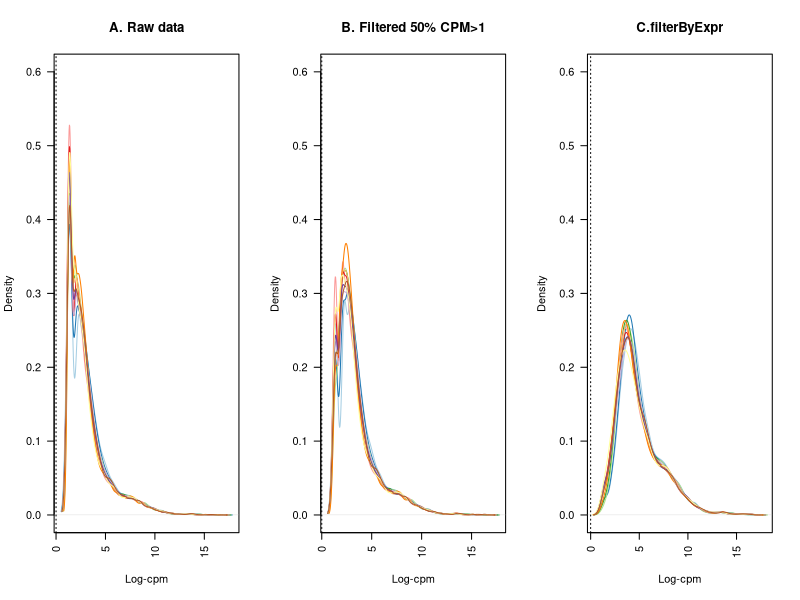
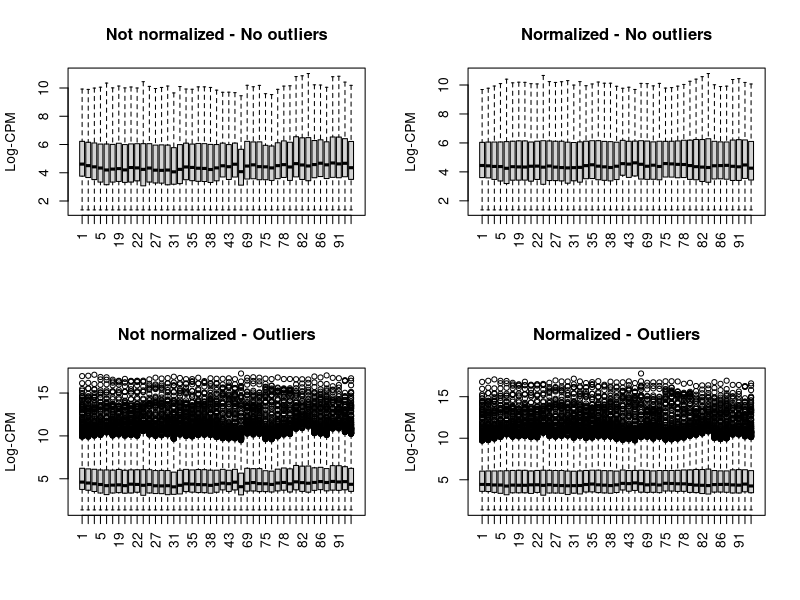
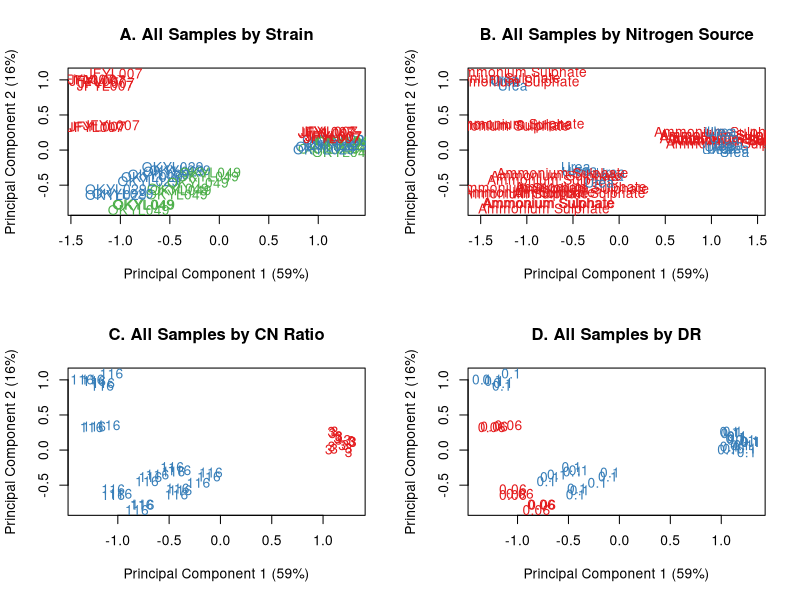
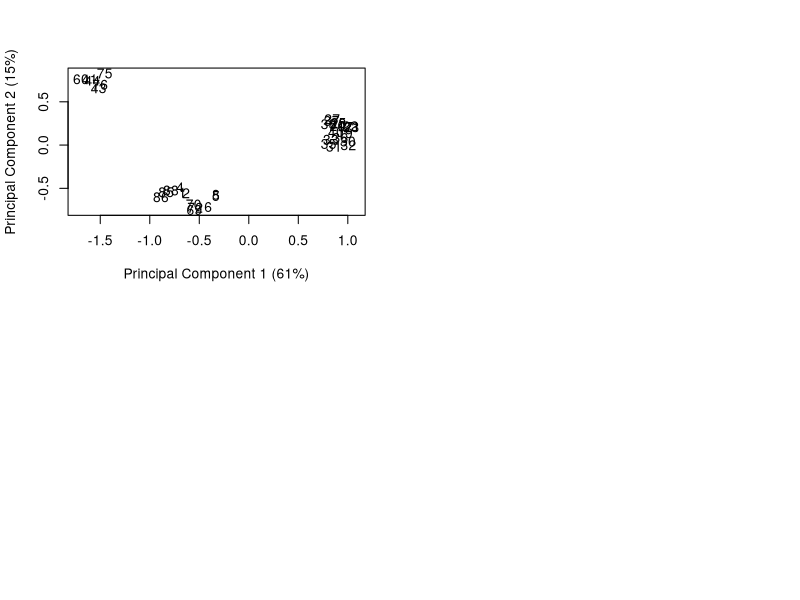
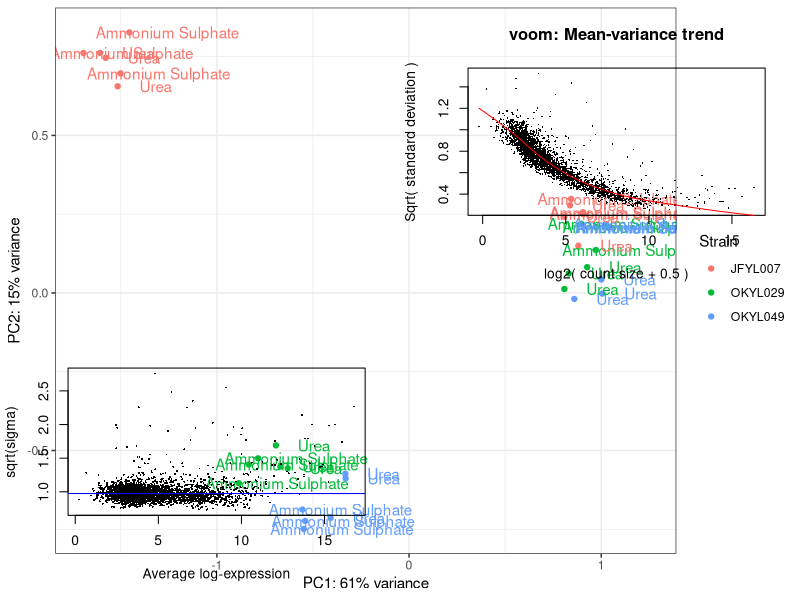
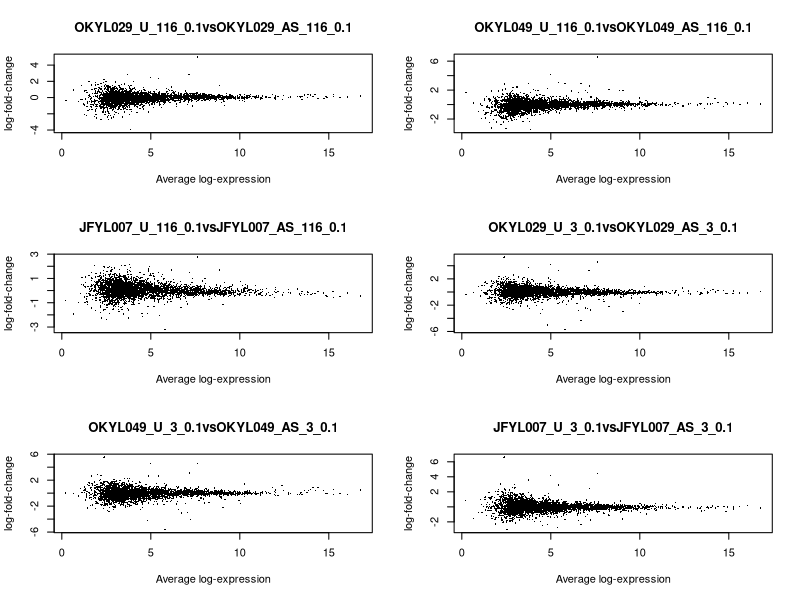
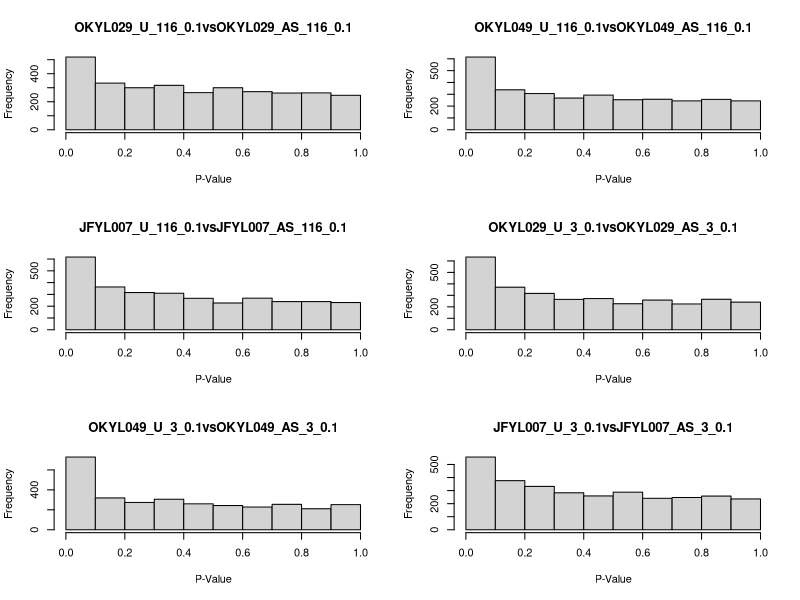

Recreate these plots in R, in order.
## ---- chunk 1
library(limma)
library(edgeR)
library(tidyverse)
library(RColorBrewer)

if (!dir.exists("../results/")){dir.create("../results/")}
if (!dir.exists("../results/")){dir.create("../results/Reports/")}

## ---- chunk 2
gene_counts <- read.delim("../data/merged_gene_counts.txt", skip =0 ) #import file with gene counts
metadata <- read.delim('../data/metadata_samples.txt', skip =0) #import file with metadata and proper group names
cols <- c("Strain","NitrogenSource","CN_Ratio","DR","group","Overexpression","Deletion") #columns to convert to factor
metadata[cols] <- lapply(metadata[cols], factor) #convert column to factors
rownames(gene_counts) <- gene_counts$Geneid #use gene names as row names
gene_counts <- gene_counts[,-1:-2] #remove columns that do not contain count data
colnames(gene_counts) <- gsub('P20604_|_S.*', '', colnames(gene_counts)) #rename columns
gene_counts <- gene_counts[,order(names(gene_counts))] #placing samples in order
colnames(gene_counts) <- as.character(metadata$ID) #rename rows so that they have our ID (not NGI_ID)

#Create DGEList and add the metadata of the samples
x <- DGEList(counts = gene_counts, genes = rownames(gene_counts), samples = metadata) #create DGEList
x$samples <- dplyr::select(x$samples, -c("NGISampleID")) #remove non-necessary columns
rm("metadata", "cols") #remove dataframe used to add the metadata

## ---- chunk 3
#Normalize for library size, by taking the log count-per-million. It's not a satisfactory normalization, but we just use it to plot raw reads
cpm <- cpm(x)
lcpm <- cpm(x, log = T)

#Plot raw logCPM reads before filtering
par(mfrow = c(1, 3)) #set graph panel layout aesthetics 

nsamples <- ncol(x)
col <- brewer.pal(nsamples, "Paired") # Ignore warning, some samples will have identical color.
plot(density(lcpm[, 1]),col = col[1],ylim = c(0, 0.6), las = 2, 
     main = "A. Raw data",
     xlab = "Log-cpm")
abline(v = 0, lty = 3)
for (i in 2:nsamples) {
  den <- density(lcpm[, i])
  lines(den$x, den$y, col = col[i])
}

#Filter: for each gene at least 50% of the samples should have a CPM value higher than 1.
keep.exprs1 <- rowSums(cpm > 1) >= 45*0.5
x_Filtered_1 <- x[keep.exprs1, keep.lib.sizes = FALSE]

lcpm <- cpm(x_Filtered_1, log = T)
plot(
  density(lcpm[, 1]),
  col = col[1],
  ylim = c(0, 0.6),
  las = 2,
  main = "B. Filtered 50% CPM>1",
  xlab = "Log-cpm")
abline(v = 0, lty = 3)
for (i in 2:nsamples) {
  den <- density(lcpm[, i])
  lines(den$x, den$y, col = col[i])
}

#Filter with filterByExpr function
keep.exprs2 <- filterByExpr(x, group = x$samples$group,
                            lib.size = x$samples$lib.size)
x_Filtered_2 <- x[keep.exprs2, keep.lib.sizes = FALSE]

lcpm <- cpm(x_Filtered_2, log = T)

plot(density(lcpm[, 1]),col = col[1],ylim = c(0, 0.6), las = 2,
     main = "C.filterByExpr",
     xlab = "Log-cpm")
abline(v = 0, lty = 3)
for (i in 2:nsamples) {
  den <- density(lcpm[, i])
  lines(den$x, den$y, col = col[i])
}

## ---- chunk 4
#Decided to continue working with data filtered with filterByExpr ("x_Filtered_2)
rm(list=ls()[!(ls() %in% c("gene_counts", "x_Filtered_2"))]) #clean the working environment

x_Filtered_2_TMM <- calcNormFactors(x_Filtered_2, method = "TMM") #perform TMM normalization
lcpm_x_Filtered_2 <- cpm(x_Filtered_2, log = TRUE) #calculate lcpm of non-normalized data
lcpm_x_Filtered_2_TMM <- cpm(x_Filtered_2_TMM, log = TRUE) #calculate lcpm of normalized data

#boxplot to check effect normalization (without outliers)
par(mfrow=c(2,2))
boxplot(lcpm_x_Filtered_2, las= 3, outline = FALSE, main = "Not normalized - No outliers", ylab = "Log-CPM")
boxplot(lcpm_x_Filtered_2_TMM, las = 3, outline = FALSE, main = "Normalized - No outliers", ylab = "Log-CPM")

#boxplot to check effect normalization (with outliers)
boxplot(lcpm_x_Filtered_2, las= 3, outline = TRUE, main = "Not normalized - Outliers", ylab = "Log-CPM")
boxplot(lcpm_x_Filtered_2_TMM, las = 3, outline = TRUE, main = "Normalized - Outliers", ylab = "Log-CPM")
## ---- chunk 5
#Create a normalized gene count list and export it
tmm <- cpm(x_Filtered_2_TMM)
saveRDS(tmm, file = "../results/TMM_Normalized_GeneCounts.rds")

## ---- chunk 6
rm(list=ls()[!(ls() %in% c("gene_counts", "x_Filtered_2_TMM", "lcpm_x_Filtered_2_TMM"))]) #clean the working environment

#Generate MDS plots: good to see if there are any outliers in the data and to see what's clustering
#MDS plot for all the samples, colored by different conditions
par(mfrow = c(2, 2))

col.group <- x_Filtered_2_TMM$samples$Strain
levels(col.group) <- brewer.pal(nlevels(col.group), "Set1")
col.group <- as.character(col.group)
plotMDS(lcpm_x_Filtered_2_TMM, labels = x_Filtered_2_TMM$samples$Strain,col = col.group, gene.selection = "common")
title(main = "A. All Samples by Strain")

col.group <- x_Filtered_2_TMM$samples$NitrogenSource
levels(col.group) <- brewer.pal(nlevels(col.group), "Set1")
col.group <- as.character(col.group)
plotMDS(lcpm_x_Filtered_2_TMM, labels = x_Filtered_2_TMM$samples$NitrogenSource,col = col.group, gene.selection = "common")
title(main = "B. All Samples by Nitrogen Source")

col.group <- x_Filtered_2_TMM$samples$CN_Ratio
levels(col.group) <- brewer.pal(nlevels(col.group), "Set1")
col.group <- as.character(col.group)
plotMDS(lcpm_x_Filtered_2_TMM, labels = x_Filtered_2_TMM$samples$CN_Ratio,col = col.group, gene.selection = "common")
title(main = "C. All Samples by CN Ratio")

col.group <- x_Filtered_2_TMM$samples$DR
levels(col.group) <- brewer.pal(nlevels(col.group), "Set1")
col.group <- as.character(col.group)
plotMDS(lcpm_x_Filtered_2_TMM, labels = x_Filtered_2_TMM$samples$DR, col = col.group, gene.selection = "common")
title(main = "D. All Samples by DR")

## ---- chunk 7
rm(list=ls()[!(ls() %in% c("gene_counts", "x_Filtered_2_TMM"))]) #clean the working environment

Subset <- x_Filtered_2_TMM[,which(x_Filtered_2_TMM$samples$DR == "0.1")]

## ---- chunk 8
mds <- plotMDS(Subset, gene.selection = "common")
toplot <- data.frame(Dim1 = mds$x, Dim2 = mds$y, Strain = factor(Subset$samples$Strain), Nitrogen_Source = factor(Subset$samples$NitrogenSource))
mds$var.explained <- round(mds$var.explained*100, 0)
ggplot(toplot, aes(Dim1, Dim2, colour = Strain)) + geom_point() +
   xlab(paste0("PC1: ",mds$var.explained[1],"% variance")) +
   ylab(paste0("PC2: ",mds$var.explained[2],"% variance")) +
   geom_text(aes(label = Nitrogen_Source), position = position_nudge(x = 0.2), show.legend = FALSE) + 
   theme_bw()

## ---- chunk 9
Subset$samples$group <- factor(paste(Subset$samples$Strain, substring(Subset$samples$NitrogenSource,1,1),
                                     Subset$samples$CN_Ratio,sep="_")) #Define the levels for the model matrix
group <- Subset$samples$group
  
#Design model matrix
design <- model.matrix(~ 0 + group, data = Subset) #define design matrix
rownames(design) <- rownames(Subset$samples) #assign rownmaes to design matrix
colnames(design) <- gsub("group", "", colnames(design)) #assign colnames to design matrix

## ---- chunk 10
contr.matrix <- makeContrasts(
    OKYL029_U_116_0.1vsOKYL029_AS_116_0.1 = OKYL029_U_116-OKYL029_A_116,
    OKYL049_U_116_0.1vsOKYL049_AS_116_0.1 = OKYL049_U_116-OKYL049_A_116,
    JFYL007_U_116_0.1vsJFYL007_AS_116_0.1 = JFYL007_U_116-JFYL007_A_116,
    OKYL029_U_3_0.1vsOKYL029_AS_3_0.1 = OKYL029_U_3-OKYL029_A_3,
    OKYL049_U_3_0.1vsOKYL049_AS_3_0.1 = OKYL049_U_3-OKYL049_A_3,
    JFYL007_U_3_0.1vsJFYL007_AS_3_0.1 = JFYL007_U_3-JFYL007_A_3,
   levels = colnames(design))

## ---- chunk 11
v <- voom(Subset, design, plot = TRUE) #voom transform

## ---- chunk 12
#Linear modelling and empirical Bayes moderation
vfit <- lmFit(v, design)
vfit <- contrasts.fit(vfit, contrasts=contr.matrix) 
efit <- eBayes(vfit)
plotSA(efit)

## ---- chunk 13
summary(decideTests(efit)) #summary table of how many genes are up/down/unchanged

par(mfrow = c((ncol(contr.matrix)/2),2)) #set graph panel layout
for (i in 1:ncol(contr.matrix)) {
   plotMD(efit, column = i) #do plot for all the comparisons in the list
}

## ---- chunk 14

#move the results of the comparisons in a list
comp_list <- list()
for (i in 1:ncol(contr.matrix)) {
   name = colnames(contr.matrix)[i]
   tmp = topTreat(efit, coef = i, n = Inf) 
   comp_list[[name]] <- tmp
}

#plot the p value distribution
par(mfrow = c((length(comp_list)/2),2))
for (i in 1:length(comp_list)) {
   name = names(comp_list[i])
   hist(as.vector(comp_list[[i]][[5]]), main = name, xlab = "P-Value")
}

## ---- chunk 15
if (!dir.exists("../results/Comparison_Output")){dir.create("../results/Comparison_Output/")}
setwd("../results/Comparison_Output")

save(comp_list, file = "Comparison_Output.RData")

for (i in 1:length(comp_list)){
   filename = paste0(names(comp_list[i]), ".csv")
   tmp_data = comp_list[[i]]
  write.csv2(tmp_data, filename)
}
